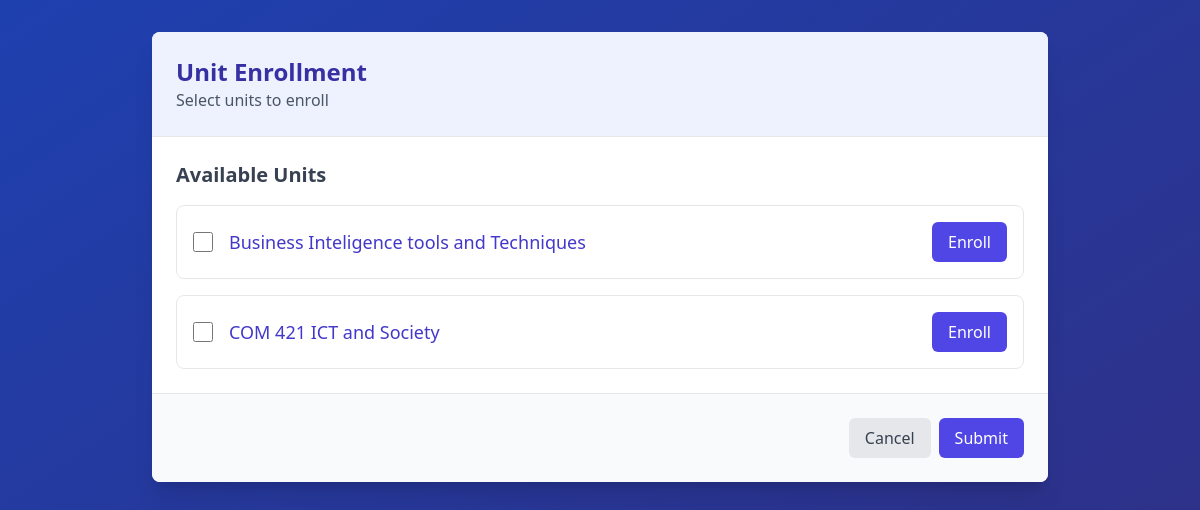
/enroll/1/ (signed in), run on the app's committed database.
### students/models.py (models this page shows, shortened)
class Unit(models.Model):
    course = models.ForeignKey(Course, on_delete=models.CASCADE, related_name='units')
    name = models.CharField(max_length=255)
    content = models.TextField()
    available_for_years = models.ManyToManyField(YearCategory, related_name='available_units', blank=True)

### reminders/views.py (the view, shortened to what this page needs)
# urls.py: path('enroll/<int:course_id>/', enroll, name='enroll'),
@login_required
def enroll(request, course_id):
    course = get_object_or_404(Course, id=course_id)
    student_profile = request.user.student_profile
    current_year_category = student_profile.year_category
    available_units = course.units.filter(available_for_years=current_year_category)
    return render(request, 'enroll.html', {
        'course': course,
        'available_units': available_units,
    })

### reminders/templates/enroll.html (shortened to what this page needs)
<!DOCTYPE html>
<html lang="en">
<head>
    <script src="https://cdn.tailwindcss.com"></script>
</head>
<body class="bg-gradient-to-br from-blue-800 to-indigo-900 min-h-screen p-8">
    <div class="max-w-4xl mx-auto bg-white rounded-lg shadow-xl overflow-hidden">
        <div class="p-6 border-b border-gray-200 bg-indigo-50">
            <h1 class="text-2xl font-bold text-indigo-800">Unit Enrollment</h1>
            <p class="text-gray-600">Select units to enroll</p>
        </div>
        <div class="p-6">
            <h2 class="text-xl font-semibold text-gray-700 mb-4">Available Units</h2>
            <form method="post">
                <ul class="space-y-4">
                    {% for unit in available_units %}
                        <li class="flex items-center p-4 text-gray-700 hover:bg-indigo-50 rounded-lg border border-gray-200 transition-all duration-200">
                            <input type="checkbox" name="units" value="{{ unit.id }}" id="unit_{{ unit.id }}" class="mr-4 w-5 h-5 text-indigo-600 focus:ring-indigo-500 border-gray-300 rounded">
                            <label for="unit_{{ unit.id }}" class="flex-1 text-lg text-indigo-700">{{ unit.name }}</label>
                            <button type="submit" class="ml-auto px-4 py-2 bg-indigo-600 text-white rounded-md hover:bg-indigo-700 transition-colors">
                                Enroll
                            </button>
                        </li>
                    {% endfor %}
                </ul>
            </form>
        </div>
        <div class="p-6 bg-gray-50 border-t border-gray-200">
            <div class="flex justify-end">
                <a href="#" class="px-4 py-2 bg-gray-200 text-gray-700 rounded-md hover:bg-gray-300 transition-colors mr-2">
                    Cancel
                </a>
                <button type="submit" form="enrollment-form" class="px-4 py-2 bg-indigo-600 text-white rounded-md hover:bg-indigo-700 transition-colors">
                    Submit
                </button>
            </div>
        </div>
    </div>
</body>
</html>

### data on the page
Unit: name "Business Inteligence tools and Techniques"
Unit: name "COM 421 ICT and Society"
